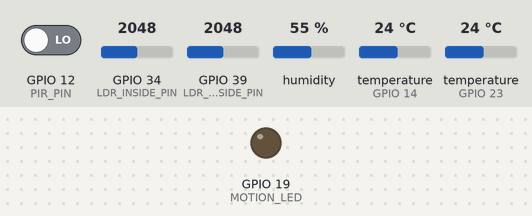
The sketch below on a simulated ESP32. On the bench: output pins drawn as LEDs (lit = HIGH). The test bench sets the inputs (shaded band); at power-on: GPIO 12 (PIR_PIN) LOW, GPIO 34 (LDR_INSIDE_PIN) = 2048, GPIO 39 (LDR_OUTSIDE_PIN) = 2048, humidity 55 %, temperature (sensors on GPIO 14, GPIO 23) 24 °C. WiFi joins after 1.5 s; servers stay silent unless stated; uploads are accepted with an empty reply; what the sketch prints to the serial monitor is not drawn.

Above: at 2.7 s.
2.8 s: GPIO 12 (PIR_PIN) driven HIGH
At 6.8 s:
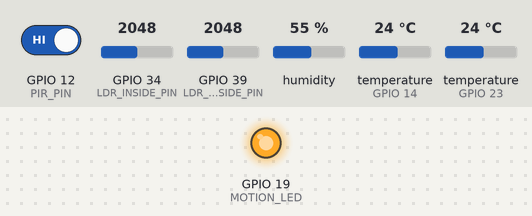
Timing chart, 0 to 8.3 s (numbered marks = the images above; inputs shaded):
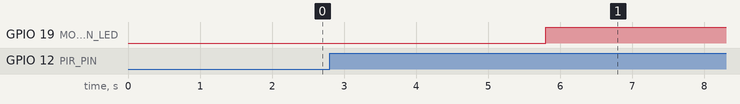

The sketch:

SmartHome.ino
```cpp
#include <WiFi.h>
#include <HTTPClient.h>
#include <OneWire.h>
#include <DallasTemperature.h>
#include "DHT.h"

// Wi-Fi Credentials
const char* ssid = "group115";
const char* password = "group115";

// Flask server endpoint
const char* serverUrl = "http://192.168.43.164:5000/data";

// DS18B20 Temperature sensor setup
#define ONE_WIRE_BUS 14
OneWire oneWire(ONE_WIRE_BUS);
DallasTemperature ds18b20(&oneWire);

// DHT22 sensor setup
#define DHTPIN 23
#define DHTTYPE DHT11
DHT dht(DHTPIN, DHTTYPE);

// PIR motion sensor and motion LED
#define PIR_PIN 12
#define MOTION_LED 19

// LDR sensors
#define LDR_INSIDE_PIN 34
#define LDR_OUTSIDE_PIN 39

// Grow light LED pin
#define GROW_LIGHT_PIN 23

unsigned long motionTimer = 0;
bool motionActive = false;

void connectToWiFi() {
  Serial.print("Connecting to WiFi");
  WiFi.begin(ssid, password);
  int retries = 0;
  while (WiFi.status() != WL_CONNECTED && retries < 20) {
    Serial.print(".");
    delay(500);
    retries++;
  }
  if (WiFi.status() == WL_CONNECTED) {
    Serial.println(" Connected!");
    Serial.print("IP Address: ");
    Serial.println(WiFi.localIP());
  } else {
    Serial.println(" Failed to connect to WiFi.");
  }
}

void setup() {
  Serial.begin(115200);

  // Pin modes
  pinMode(PIR_PIN, INPUT);
  pinMode(MOTION_LED, OUTPUT);
  pinMode(GROW_LIGHT_PIN, OUTPUT);

  dht.begin();
  ds18b20.begin();

  connectToWiFi();
}

void loop() {
  ds18b20.requestTemperatures();
  float temperature = ds18b20.getTempCByIndex(0);
  float humidity = dht.readHumidity();
  int motion = digitalRead(PIR_PIN);
  int ldr_inside = analogRead(LDR_INSIDE_PIN);
  int ldr_outside = analogRead(LDR_OUTSIDE_PIN);

  // Grow light control logic
  if (temperature < 25 && ldr_inside < 1500) {
    digitalWrite(GROW_LIGHT_PIN, HIGH);
  } else if (temperature > 30 || ldr_inside > 2500) {
    digitalWrite(GROW_LIGHT_PIN, LOW);
  }

  // PIR motion logic
  if (motion == HIGH) {
    digitalWrite(MOTION_LED, HIGH);
    motionTimer = millis();
    motionActive = true;
    Serial.println("Motion Detected");
  }
  if (motionActive && millis() - motionTimer > 7000) {
    digitalWrite(MOTION_LED, LOW);
    motionActive = false;
  }

  // Create JSON payload
  String jsonData = "{";
  jsonData += "\"temperature\":" + String(temperature, 2) + ",";
  jsonData += "\"humidity\":" + String(humidity, 2) + ",";
  jsonData += "\"motion\":" + String(motion) + ",";
  jsonData += "\"ldr_inside\":" + String(ldr_inside) + ",";
  jsonData += "\"ldr_outside\":" + String(ldr_outside);
  jsonData += "}";

  Serial.println(jsonData);

  // Send data to Flask server
  if (WiFi.status() == WL_CONNECTED) {
    HTTPClient http;
    http.begin(serverUrl);
    http.addHeader("Content-Type", "application/json");
    int responseCode = http.POST(jsonData);

    if (responseCode > 0) {
      Serial.print("Server response: ");
      Serial.println(http.getString());
    } else {
      Serial.println("Failed to send data. HTTP error: " + String(responseCode));
    }
    http.end();
  } else {
    Serial.println("WiFi not connected, retrying...");
    connectToWiFi(); // Attempt reconnection
  }

  delay(2500);
}
```

Measured:
- after the input at 2.8 s, GPIO 19 (MOTION_LED): LOW → HIGH after 3.0 s
